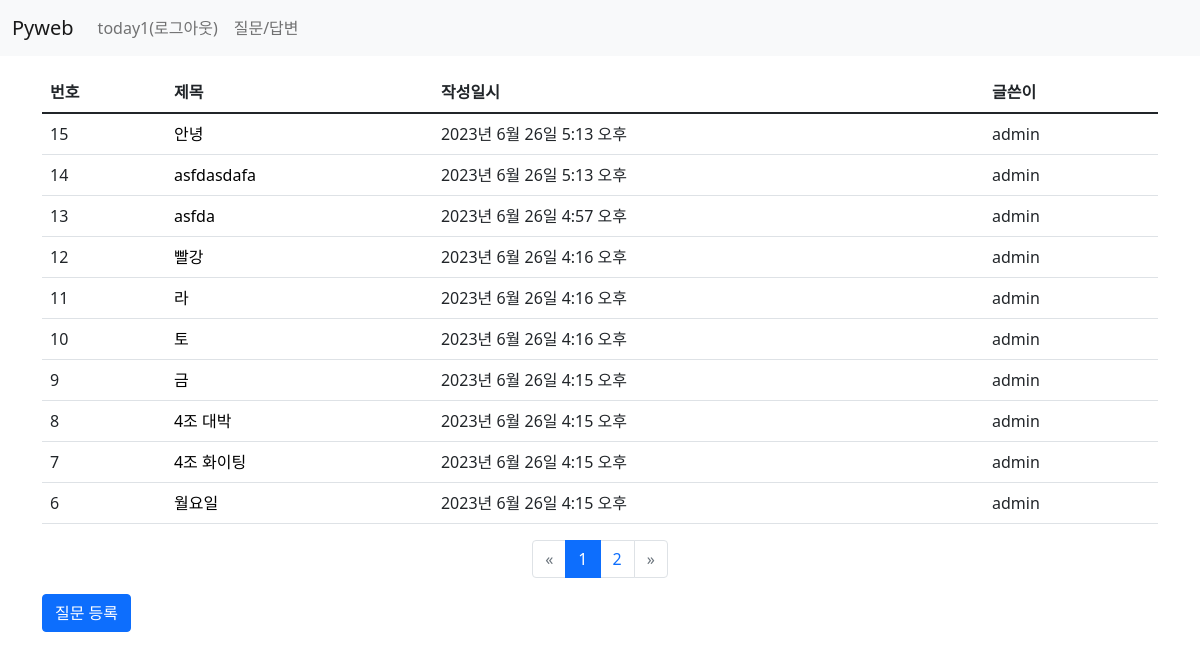
/board/ (signed in), run on the app's committed database.
### board/models.py (models this page shows, shortened)
class Question(models.Model):   #상속받고
    author = models.ForeignKey(User, on_delete=models.CASCADE) # 글쓴이 # 삭제 안되게도 할 수있어요 - 카테고리 없어도 삭제되면 안되는건 casecade 아니고 sellnull?
    subject = models.CharField(max_length=200)  # 제목
    content = models.TextField()                # 질문 내용
    create_date = models.DateTimeField()        # 동록일
    modify_date = models.DateTimeField(null=True, blank=True)   # null을 허용

### board/views.py (the view)
# urls.py: path('', views.question_list, name='question_list'),
def question_list(request):
    question_list = Question.objects.order_by('-create_date') # 내림차순 - 필드앞에 -를 붙이면 내림차순
    page = request.GET.get('page', '1')
    paginator = Paginator(question_list, 10)    # 페이지당 게시글 - 10개 설정
    page_obj = paginator.get_page(page)
    context = {'question_list': page_obj} # context = {'question_list': question_list} 에서 수정됨
    return  render(request, 'board/question_list.html', context)

### board/templatetags/board_filter.py (called while the page is built)
@register.filter
def sub(valeu, arg):
    return valeu - arg  # 원래 값에서 - 매개값 -> |sub:arg

### templates/board/question_list.html
{% extends 'base.html' %}
{% load board_filter %}
{% block content %}
<div class="container my-3">
    <section id="question_list">
        <table class="table">
            <thead>
                <tr class="table_primary">
                    <th>번호</th>
                    <th>제목</th>
                    <th>작성일시</th>
                    <th>글쓴이</th>
                </tr>
            </thead>
            <tbody>
                {% if question_list %}
                    {% for question in question_list %}
                    <tr>
                        <td>{{ question_list.paginator.count|sub:question_list.start_index|sub:forloop.counter0|add:1 }}</td>
                        <td><a href="{% url 'board:detail' question.id %}">{{ question.subject }}</a></td>
                        <td>{{ question.create_date }}</td>
                        <td>{{ question.author }}</td>
                    </tr>
                    {% endfor %}
                {% else %}
                    <tr>
                        <td>질문이 없습니다.</td>
                    </tr>
                {% endif %}
            </tbody>
        </table>
        <ul class="pagination justify-content-center">
            {% if question_lis.has_previous %}
                <li class="page-item">
                    <a class="page-link" href="?page={{ question_list.previous_page_number }}">&laquo;</a>
                </li>
            {% else %}
                <li class="page-item disabled">
                    <a class="page-link" href="">&laquo;</a>
                </li>
            {% endif %}
                {% for page_number in question_list.paginator.page_range %}
                    {% if page_number == question_list.number %}
                    <li class="page-item active">
                        <a class="page-link" href="?page={{ page_number }}">
                            {{ page_number }}
                        </a>
                    </li>
                    {% else %}
                    <li class="page-item">
                        <a class="page-link" href="?page={{ page_number }}">
                            {{ page_number }}
                        </a>
                    </li>
                    {% endif %}
                {% endfor %}
            {% if question_lis.has_next %}
                <li class="page-item">
                    <a class="page-link"
                       href="?page={{ question_list.next_page_number }}">&raquo;</a>
                </li>
            {% else %}
                <li class="page-item disabled">
                    <a class="page-link" href="">&raquo;</a>
                </li>
            {% endif %}
        </ul>
        <a href="{% url 'board:question_create' %}"
            class="btn btn-primary">질문 등록</a>
    </section>
</div>
{% endblock %}

### templates/navbar.html (shortened to what this page needs)
<nav class="navbar navbar-expand-lg navbar-light bg-light">
  <div class="container-fluid">
    <a class="navbar-brand" href="/">Pyweb</a>
    <div class="collapse navbar-collapse" id="navbarSupportedContent">
      <ul class="navbar-nav me-auto mb-2 mb-lg-0">
        <li class="nav-item">
          {% if user.is_authenticated %}
            <a class="nav-link" href="{% url 'common:logout' %}">
              {{ user.username }}(로그아웃)
            </a>
          {% else %}
            <a class="nav-link" href="{% url 'common:login' %}">로그인</a>
          {% endif %}
        </li>
        <li class="nav-item">
          <a class="nav-link" href="{% url 'board:question_list' %}">질문/답변</a>
        </li>
      </ul>
    </div>
  </div>
</nav>

### static/board/css/style.css (style rules this page uses)
a { color: black; text-decoration: none; }

### data on the page
Question: paginator.count|sub "15", subject "안녕", create_date "2023년 6월 26일 5:13 오후", author "admin"
Question: paginator.count|sub "14", subject "asfdasdafa", create_date "2023년 6월 26일 5:13 오후", author "admin"
Question: paginator.count|sub "13", subject "asfda", create_date "2023년 6월 26일 4:57 오후", author "admin"
Question: paginator.count|sub "12", subject "빨강", create_date "2023년 6월 26일 4:16 오후", author "admin"
Question: paginator.count|sub "11", subject "라", create_date "2023년 6월 26일 4:16 오후", author "admin"
Question: paginator.count|sub "10", subject "토", create_date "2023년 6월 26일 4:16 오후", author "admin"
Question: paginator.count|sub "9", subject "금", create_date "2023년 6월 26일 4:15 오후", author "admin"
Question: paginator.count|sub "8", subject "4조 대박", create_date "2023년 6월 26일 4:15 오후", author "admin"
Question: paginator.count|sub "7", subject "4조 화이팅", create_date "2023년 6월 26일 4:15 오후", author "admin"
Question: paginator.count|sub "6", subject "월요일", create_date "2023년 6월 26일 4:15 오후", author "admin"

### other printed values
{{ user.username }} "today1"
{{ page_number }} "1"
{{ page_number }} "2"
